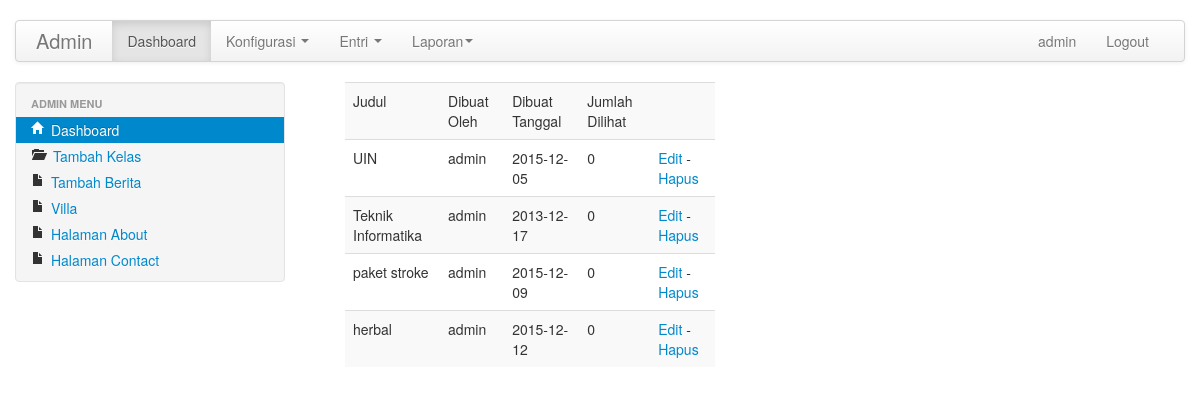
/admin/index.php?p=news (signed in), run on the app's committed database.
### tables this page shows
CREATE TABLE IF NOT EXISTS `post_article` (
`post_id` int(10) NOT NULL,
  `title` varchar(50) NOT NULL,
  `featurephoto` varchar(100) NOT NULL,
  `post_entry` longtext NOT NULL,
  `create_date` date NOT NULL,
  `hit` int(10) NOT NULL,
  `create_by` varchar(40) NOT NULL
);

### admin/pages/news.php (the view, shortened to what this page needs)
<span class="span4">
<table width="100%" border="0" cellspacing="0" cellpadding="0" class="table table-striped">
  <tr>
    <td>Judul</td>
    <td>Dibuat Oleh</td>
    <td>Dibuat Tanggal</td>
    <td>Jumlah Dilihat</td>
    <td>&nbsp;</td>
  </tr>
  <?php
  $rw=mysql_query("Select * from post_article");
  while($s=mysql_fetch_array($rw))
  {
  ?>
  <tr>
    <td><?php echo $s['title']; ?></td>
    <td><?php echo $s['create_by']; ?></td>
    <td><?php echo $s['create_date']; ?></td>
    <td><?php echo $s['hit']; ?></td>
    <td><a href="?p=news-edit&id=<?php echo sha1($s['post_id']); ?>">Edit</a> - <a href="?p=news&del=1&id=<?php echo sha1($s['post_id']); ?>">Hapus</a></td>
  </tr>
  <?php
  }
  ?>
</table>
</span>

### admin/css/site.css (style rules this page uses)
body { padding-top:20px; padding-bottom:20px; }

### data on the page
post_article: title "UIN", create_by "admin", create_date "2015-12-05", hit "0"
post_article: title "Teknik Informatika", create_by "admin", create_date "2013-12-17", hit "0"
post_article: title "paket stroke", create_by "admin", create_date "2015-12-09", hit "0"
post_article: title "herbal", create_by "admin", create_date "2015-12-12", hit "0"

### other printed values
$_SESSION['user'] "admin"
